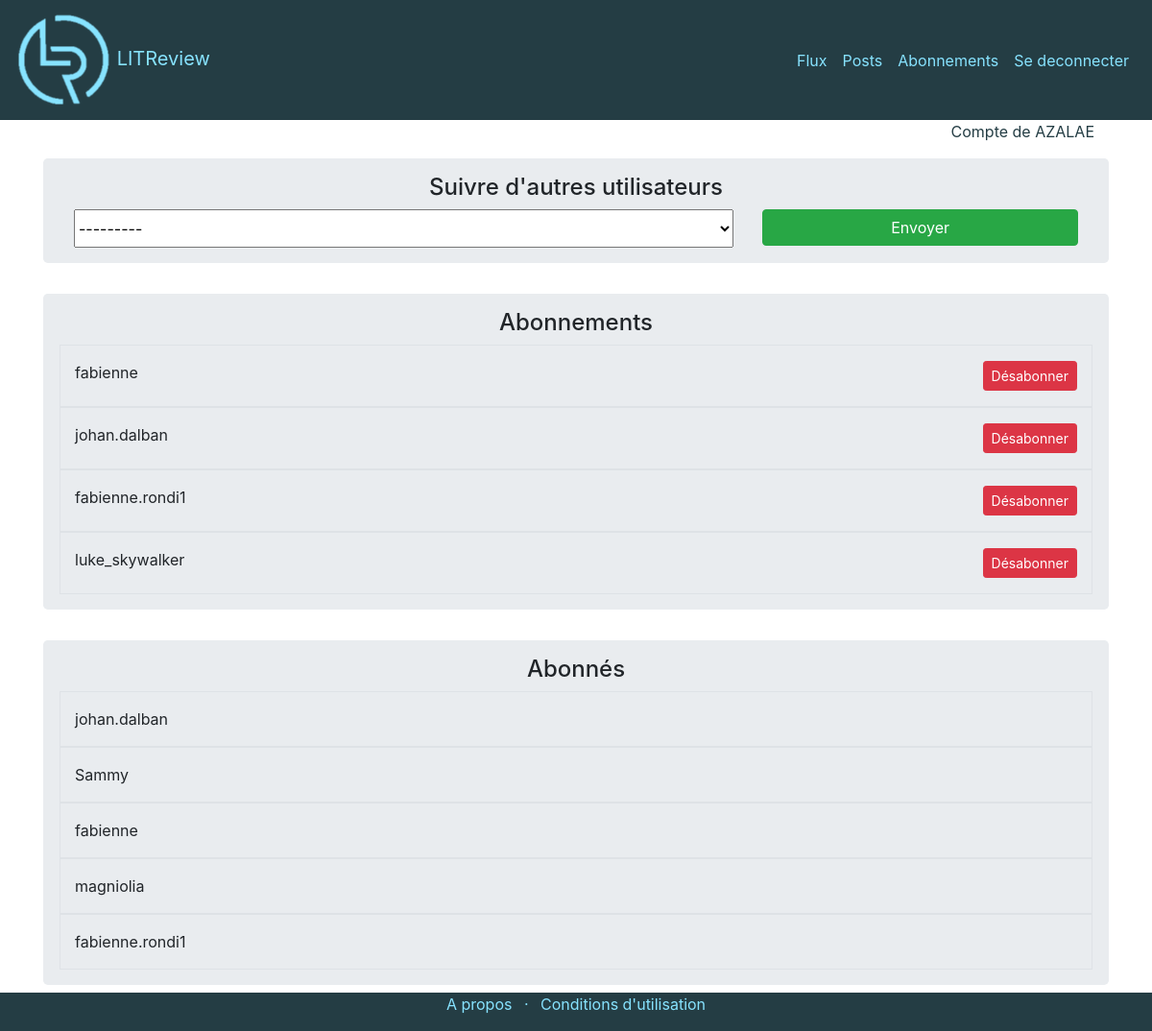
Screenshot of /following/ (signed in) with the database file from the repository.
### account/models.py (models this page shows)
class User(AbstractUser):
    @property
    def upper_name(self):
        return self.username.upper()

### library/models.py (models this page shows, shortened)
class UserFollows(models.Model):
    user = models.ForeignKey(
        to=settings.AUTH_USER_MODEL,
        on_delete=models.CASCADE,
        related_name='following',
        help_text=_(""))
    followed_user = models.ForeignKey(
        to=settings.AUTH_USER_MODEL,
        on_delete=models.CASCADE,
        related_name='followed_by',
        help_text=_(""))
    objects = UserFollowsManager()
    class Meta:
        unique_together = (
            "user",
            "followed_user",
        )

### library/views.py (the view, shortened to what this page needs)
# urls.py: path('following/', FollowingView.as_view(), name="following"),
class FollowingView(LoginRequiredMixin, CreateView):
    model = UserFollows
    success_url = reverse_lazy('library:following')
    form_class = FollowedForm
    def get_form_kwargs(self):
        kwargs = super(FollowingView, self).get_form_kwargs()
        kwargs['user'] = self.request.user.username
        return kwargs
    def get_context_data(self, **kwargs) -> Dict:
        context = super().get_context_data(**kwargs)
        context['form']
        context['subscriptions'] = UserFollows.objects.get_users_subscriptions(
            self.request)
        context['followers'] = UserFollows.objects.get_users_followers(
            self.request)
        return context

### library/forms.py
class FollowedForm(forms.ModelForm):
    class Meta:
        model = UserFollows
        fields = ['followed_user']
    def __init__(self, *args, **kwargs):
        username = kwargs.pop('user')
        super(FollowedForm, self).__init__(*args, **kwargs)
        self.fields['followed_user'] = forms.ModelChoiceField(
            queryset=User.objects.all().exclude(username=username))

### library/models.py (called while the page is built)
    def get_users_subscriptions(self, request):
        user_subscriptions = UserFollows.objects.filter(user=request.user)
        return user_subscriptions

    def get_users_followers(self, request):
        user_followers = UserFollows.objects.filter(followed_user=request.user)
        return user_followers

### templates/library/userfollows_form.html (shortened to what this page needs)
{% extends 'base.html' %}
{% block content %}
<div class="container jumbotron pt-3 pb-3">
    <div class="row">
        <div class="col text-center">
            <h4>Suivre d'autres utilisateurs</h4>
        </div>
    </div>
    <form method="post">
    <div class="row">
        <div class="col-8">
            {{ form.followed_user }}
        </div>
        <div class="col-4 text-right">
            <input class="btn btn-success" type="submit" value="Envoyer">
        </div>
    </div>
    </form>
</div>
<div class="container jumbotron pt-3 pb-3">
    <div class="row">
        <div class="col text-center">
            <h4>Abonnements</h4>
        </div>
    </div>
    {% for subscription in subscriptions %}
    <div class="row border pt-3 pb-3">
        <div class="col">
            {{ subscription.followed_user.username }}
        </div>
        <div class="col text-right">
            <a class="btn btn-danger btn-sm" href="{% url 'library:delete_subscription' subscription.id %}" role="button">Désabonner</a>
        </div>
    </div>
    {% endfor %}
</div>
<div class="container jumbotron pt-3 pb-3">
    <div class="row">
        <div class="col text-center">
            <h4>Abonnés</h4>
        </div>
    </div>
    {% for follower in followers %}
    <div class="row  border pt-3 pb-3">
        <div class="col">
            {{ follower.user.username }}
        </div>
    </div>
    {% endfor %}
</div>
{% endblock %}

### templates/base.html (shortened to what this page needs)
<!DOCTYPE html>
{% load static %}
<html>
    <head>
        <link rel="stylesheet" href="https://stackpath.bootstrapcdn.com/bootstrap/4.3.1/css/bootstrap.min.css">
        <link rel="stylesheet" href="https://cdn.jsdelivr.net/npm/bootstrap-icons@1.5.0/font/bootstrap-icons.css">
        <link rel="stylesheet" type="text/css" href="{% static 'css/style.css' %}">
    </head>
    <body>
        <header class="first-bg-dark sticky-top">
            <div class="container-fluid">
                <div class="row">
                    <nav class="col navbar navbar-expand-lg">
                        <a  class="navbar-brand" href="{% url 'account:login' %}">
                            <img id="logo" src="{% static 'images/logo-lg.png' %}" alt="logo"> </img>
                            <hL class="first-txt-light">LITReview</h1>
                        </a>
                        <div id="navbarContent" class="collapse navbar-collapse d-flex-lg justify-content-end">
                            <ul class="navbar-nav  text-right">
                                <li class="nav-item">
                                    <a class="nav-link first-txt-light" href="{% url 'library:flow' %}">Flux</a>
                                </li>
                                <li class="nav-item">
                                    <a class="nav-link first-txt-light" href="{% url 'library:posts' %}">Posts</a>
                                </li>
                                <li class="nav-item">
                                    <a class="nav-link first-txt-light" href="{% url 'library:following' %}">Abonnements</a>
                                </li>
                                    <a class="nav-link first-txt-light" href="{% url 'account:logout' %}">Se deconnecter</a>
                            </ul>
                        </div>
                    </nav>
                </div>
            </div>
        </header>
        <div class="container min-vh-100 mb-5">
            <div class="container">
                <div class="row">
                    <div class="col">
                        {% if user.is_authenticated %}
                        <p  class="text-right first-txt-dark">Compte de {{ user.upper_name }}</p>
                        {% endif %}
                    </div>
                </div>
            </div>
            {% block content %}
            {% endblock %}
        </div>
        <footer class="first-bg-dark fixed-bottom">
            <div class="container-fluid">
                <div class="row">
                    <div class="col">
                        <ul class="list-inline text-center second-txt-light">
                            <li class="list-inline-item">A propos</li>
                            <li class="list-inline-item">&middot;</li>
                            <li class="list-inline-item">Conditions d'utilisation</li>
                        </ul>
                    </div>
                </div>
            </div>
        </footer>
    </body>
</html>

### static/css/style.css (style rules this page uses)
input, textarea { width: 100%; }
select { width: 100%; height: 40px; }
#logo { width: 100px; height: auto; transition: width 0.8s ease-out; will-change: width; }
.first-txt-light { color: rgb(135, 227, 255); transition: font-size 0.5s ease-out; }
.first-bg-dark { background-color: rgb(36, 61, 68); }
.first-txt-dark { color: rgb(36, 61, 68); }
.second-txt-light { color: rgb(135, 227, 255); }

### rows the page displays
User: upper_name "AZALAE"
UserFollows: followed_user.username "fabienne"
UserFollows: followed_user.username "johan.dalban"
UserFollows: followed_user.username "fabienne.rondi1"
UserFollows: followed_user.username "luke_skywalker"
UserFollows: user.username "johan.dalban"
UserFollows: user.username "Sammy"
UserFollows: user.username "fabienne"
UserFollows: user.username "magniolia"
UserFollows: user.username "fabienne.rondi1"
